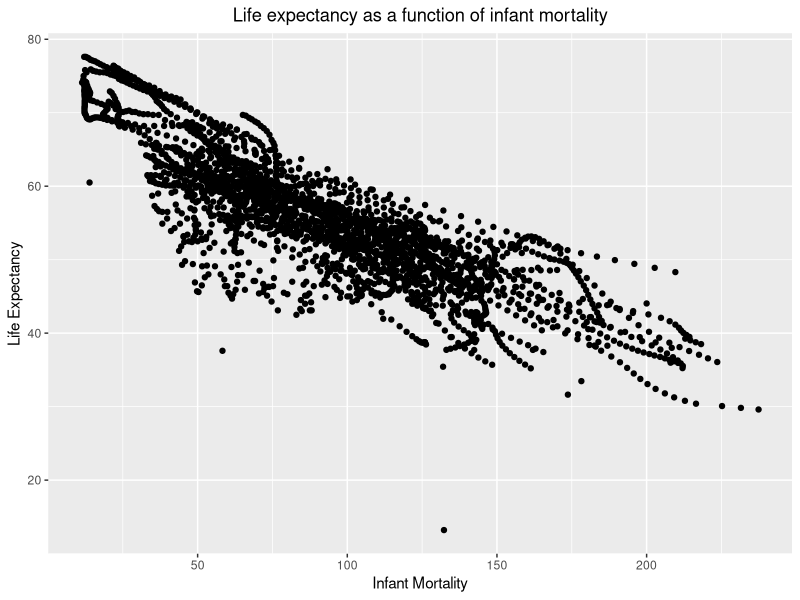
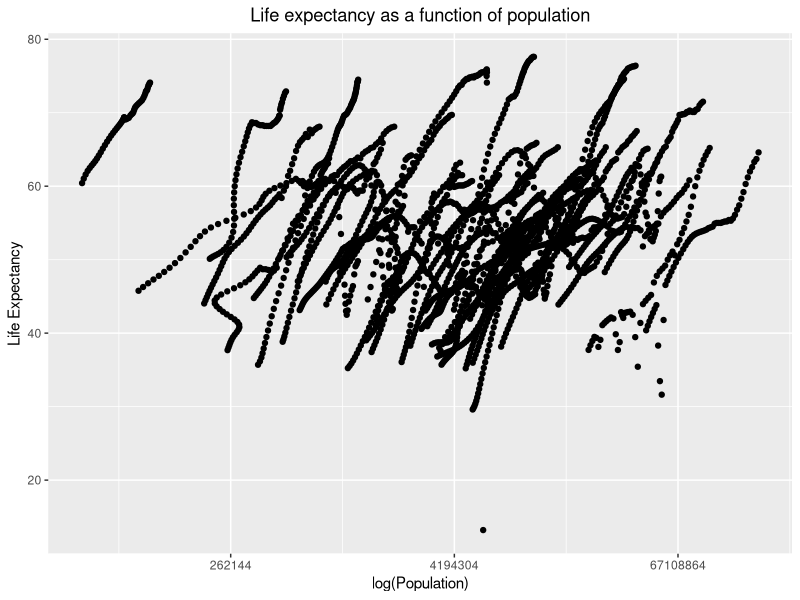
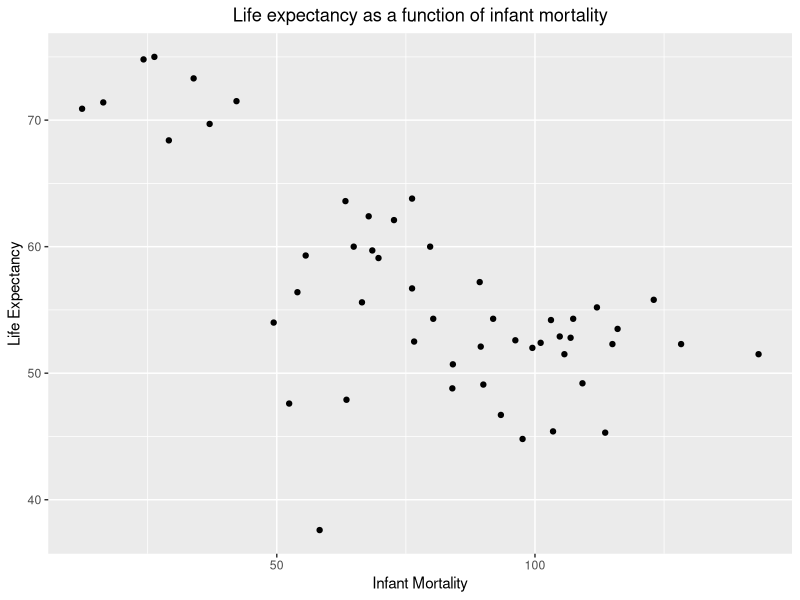
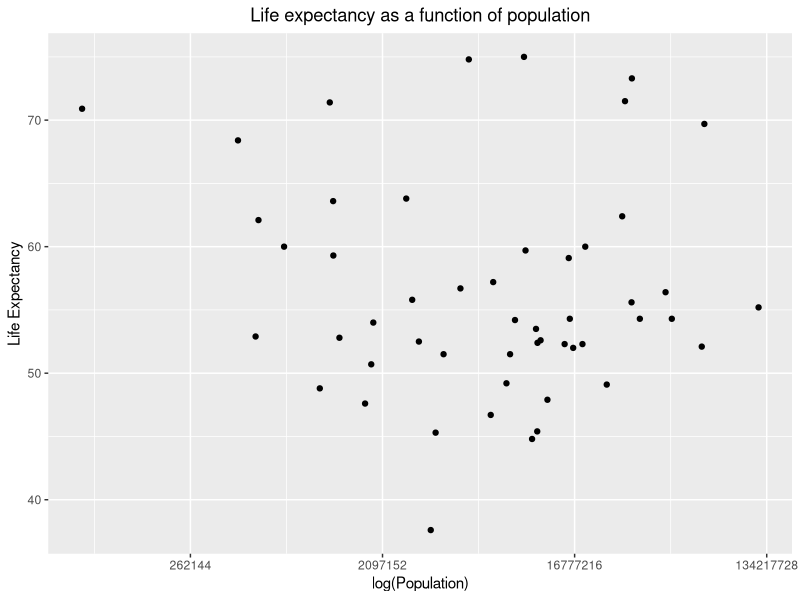
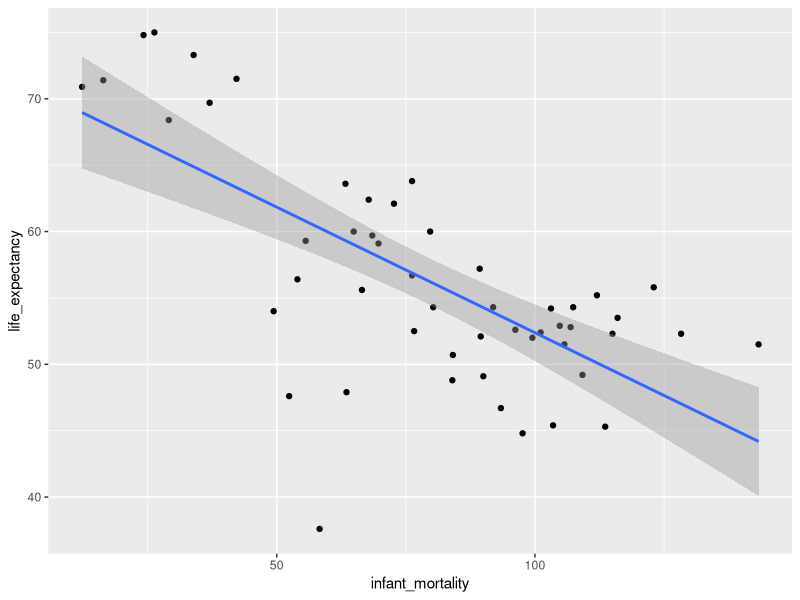
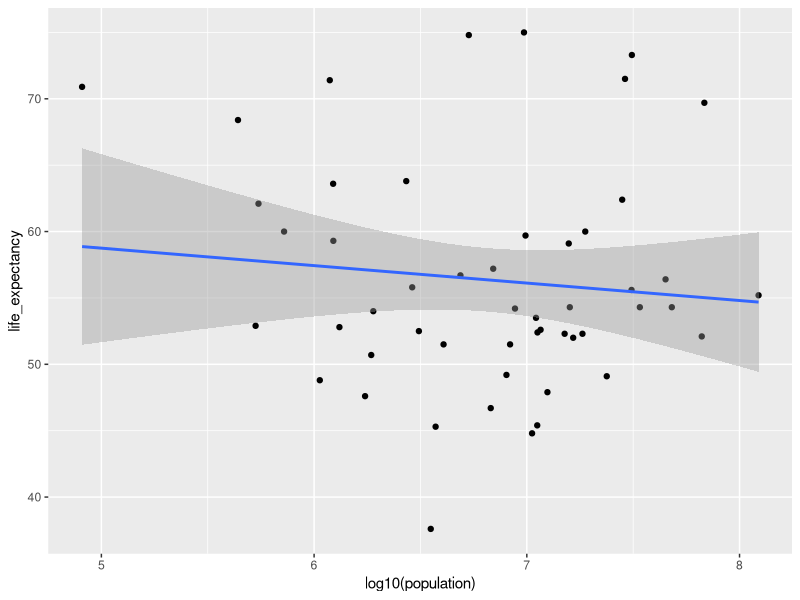

The R source for these figures, in order:
## ---- chunk 1
#to use the gapminder data
library("dslabs") 

#to select certain columns of data
library("dplyr") 

#to plot data
library(ggplot2)

#to center all plot titles
theme_update(plot.title = element_text(hjust = 0.5))
## ---- chunk 2
#look at help file for gapminder data
help(gapminder)

#overview of data structure
str(gapminder)

#summary of data
summary(gapminder)

#determine object type of gapminder data
class(gapminder)
## ---- chunk 3
### Goal: create new object that selects only African countries
africadata <- gapminder[gapminder$continent == "Africa", ]

#overview of Africa data structure
str(africadata)

#summary of Africa data
summary(africadata)

### new subset of Africa data that only includes infant mortality and life expectancy
africa_im_le <- africadata %>%
  select(infant_mortality, life_expectancy)

#overview of infant mortality and life expectancy data
str(africa_im_le)

#summary of infant mortality and life expectancy data
summary(africa_im_le)

### new subset of Africa data that only includes population and life expectancy
africa_pop_le <- africadata %>%
  select(population, life_expectancy)

#overview of population and life expectancy data
str(africa_pop_le)

#summary of population and life expectancy data
summary(africa_pop_le)
## ---- chunk 4
#plot life expectancy as a function of infant mortality 
ggplot(data = africa_im_le, aes(x = infant_mortality, y = life_expectancy)) +
  geom_point() +
  scale_size_manual(values = 2) +
  ggtitle("Life expectancy as a function of infant mortality") +
  labs(x = "Infant Mortality", y = "Life Expectancy")

#plot life expectancy as a function of population size
ggplot(data = africa_pop_le, aes(x = population, y = life_expectancy)) +
  geom_point() +
  scale_size_manual(values = 2) +
  scale_x_continuous(trans = 'log2') +
  ggtitle("Life expectancy as a function of population") +
  labs(x = "log(Population)", y = "Life Expectancy")
## ---- chunk 5
### Identify missing infant mortality data
#make a list of missing infant mortality data
africadata_missing <- africadata[is.na(africadata$infant_mortality), ]

#identify years of missing infant mortality data
unique(africadata_missing$year)

### Create subset of Africa data only in year 2000
africadata_2000 <- africadata[africadata$year == "2000", ]

#overview of Africa data in 2000
str(africadata_2000)

#summary of Africa data in 2000
summary(africadata_2000)
## ---- chunk 6
#new subset of Africa data in 2000 that only includes infant mortality and life expectancy
africa_im_le_2000 <- africadata_2000 %>%
  select(infant_mortality, life_expectancy)

#overview of infant mortality and life expectancy data in 2000
str(africa_im_le_2000)

#summary of infant mortality and life expectancy data in 2000
summary(africa_im_le_2000)

#plot of life expectancy as a function of infant mortality in 2000
ggplot(data = africa_im_le_2000, aes(x = infant_mortality, y = life_expectancy)) +
  geom_point() +
  scale_size_manual(values = 2) +
  ggtitle("Life expectancy as a function of infant mortality") +
  labs(x = "Infant Mortality", y = "Life Expectancy")

### new subset of Africa data in 2000 that only includes population and life expectancy
africa_pop_le_2000 <- africadata_2000 %>%
  select(population, life_expectancy)

#overview of population and life expectancy data in 2000
str(africa_pop_le_2000)

#summary of population and life expectancy data in 2000
summary(africa_pop_le_2000)

#plot of life expectancy as a function of population in 2000
ggplot(data = africa_pop_le_2000, aes(x = population, y = life_expectancy)) +
  geom_point() +
  scale_size_manual(values = 2) +
  scale_x_continuous(trans = 'log2') +
  ggtitle("Life expectancy as a function of population") +
  labs(x = "log(Population)", y = "Life Expectancy")
## ---- chunk 7
#linear model with life expectancy as outcome, infant mortality as predictor (using 2000 data)
fit1 <- lm(life_expectancy ~ infant_mortality, data = africa_im_le_2000)

#summary of fit 1
summary(fit1)

#linear model with life expectancy as outcome, population size as predictor (using 2000 data)
fit2 <- lm(life_expectancy ~ population, data = africa_pop_le_2000)

#summary of fit 2
summary(fit2)
## ---- chunk 8
im_le2k <- africa_im_le_2000 %>%
         ggplot(aes(x=infant_mortality, y=life_expectancy))+
         geom_point()+
         geom_smooth(method="lm")

im_le2k
## ---- chunk 9
pop_le_lm2k <- africa_pop_le_2000 %>% 
               ggplot(aes(x=log10(population), y=life_expectancy))+
               geom_point()+
               geom_smooth(method="lm")

pop_le_lm2k
## ---- chunk 10
library(broom)

tidy(fit1)
## ---- chunk 11
tidy(fit2)
